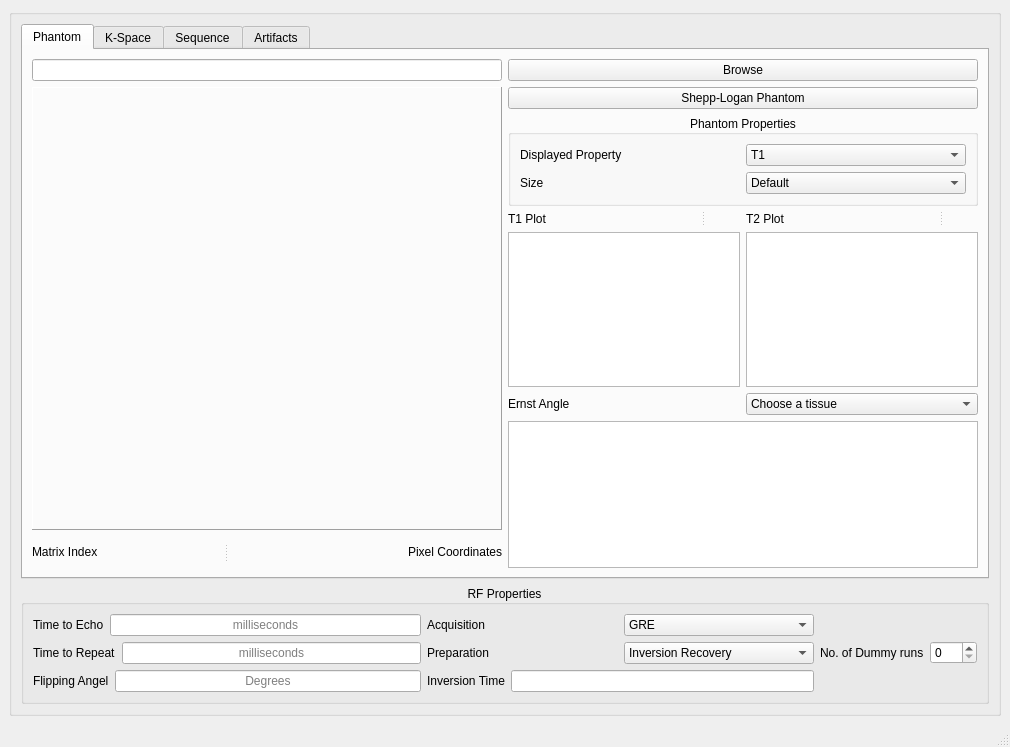
<?xml version="1.0" encoding="UTF-8"?>
<ui version="4.0">
 <class>MainWindow</class>
 <widget class="QMainWindow" name="MainWindow">
  <property name="geometry">
   <rect>
    <x>0</x>
    <y>0</y>
    <width>1010</width>
    <height>747</height>
   </rect>
  </property>
  <property name="sizePolicy">
   <sizepolicy hsizetype="Preferred" vsizetype="Preferred">
    <horstretch>0</horstretch>
    <verstretch>0</verstretch>
   </sizepolicy>
  </property>
  <property name="minimumSize">
   <size>
    <width>128</width>
    <height>128</height>
   </size>
  </property>
  <property name="windowTitle">
   <string>MainWindow</string>
  </property>
  <widget class="QWidget" name="centralwidget">
   <layout class="QGridLayout" name="gridLayout">
    <item row="0" column="0">
     <widget class="QGroupBox" name="groupBox_3">
      <property name="title">
       <string/>
      </property>
      <layout class="QGridLayout" name="gridLayout_6">
       <item row="1" column="0">
        <widget class="QGroupBox" name="groupBox_2">
         <property name="title">
          <string>RF Properties</string>
         </property>
         <property name="alignment">
          <set>Qt::AlignCenter</set>
         </property>
         <layout class="QGridLayout" name="gridLayout_2">
          <item row="0" column="0">
           <layout class="QVBoxLayout" name="verticalLayout_8">
            <item>
             <layout class="QHBoxLayout" name="horizontalLayout_4">
              <item>
               <widget class="QLabel" name="label_4">
                <property name="text">
                 <string>Time to Echo</string>
                </property>
               </widget>
              </item>
              <item>
               <widget class="QLineEdit" name="lineEdit_2">
                <property name="text">
                 <string/>
                </property>
                <property name="alignment">
                 <set>Qt::AlignCenter</set>
                </property>
                <property name="placeholderText">
                 <string>milliseconds</string>
                </property>
               </widget>
              </item>
             </layout>
            </item>
            <item>
             <layout class="QHBoxLayout" name="horizontalLayout_5">
              <item>
               <widget class="QLabel" name="label_5">
                <property name="text">
                 <string>Time to Repeat</string>
                </property>
               </widget>
              </item>
              <item>
               <widget class="QLineEdit" name="lineEdit_3">
                <property name="alignment">
                 <set>Qt::AlignCenter</set>
                </property>
                <property name="placeholderText">
                 <string>milliseconds</string>
                </property>
               </widget>
              </item>
             </layout>
            </item>
            <item>
             <layout class="QHBoxLayout" name="horizontalLayout_6">
              <item>
               <widget class="QLabel" name="label_6">
                <property name="text">
                 <string>Flipping Angel</string>
                </property>
               </widget>
              </item>
              <item>
               <widget class="QLineEdit" name="lineEdit_4">
                <property name="alignment">
                 <set>Qt::AlignCenter</set>
                </property>
                <property name="placeholderText">
                 <string>Degrees</string>
                </property>
               </widget>
              </item>
             </layout>
            </item>
           </layout>
          </item>
          <item row="0" column="1">
           <layout class="QVBoxLayout" name="verticalLayout">
            <item>
             <layout class="QHBoxLayout" name="horizontalLayout_3">
              <item>
               <widget class="QLabel" name="label_16">
                <property name="text">
                 <string>Acquisition</string>
                </property>
               </widget>
              </item>
              <item>
               <widget class="QComboBox" name="comboBox_2">
                <item>
                 <property name="text">
                  <string>GRE</string>
                 </property>
                </item>
                <item>
                 <property name="text">
                  <string>SSFP</string>
                 </property>
                </item>
                <item>
                 <property name="text">
                  <string>SE</string>
                 </property>
                </item>
               </widget>
              </item>
             </layout>
            </item>
            <item>
             <layout class="QHBoxLayout" name="horizontalLayout_2">
              <item>
               <widget class="QLabel" name="label_15">
                <property name="text">
                 <string>Preparation</string>
                </property>
               </widget>
              </item>
              <item>
               <widget class="QComboBox" name="comboBox_3">
                <item>
                 <property name="text">
                  <string>Inversion Recovery</string>
                 </property>
                </item>
                <item>
                 <property name="text">
                  <string>T2 Prep</string>
                 </property>
                </item>
                <item>
                 <property name="text">
                  <string>Tagging</string>
                 </property>
                </item>
               </widget>
              </item>
             </layout>
            </item>
            <item>
             <layout class="QHBoxLayout" name="horizontalLayout">
              <item>
               <widget class="QLabel" name="preparation_label">
                <property name="text">
                 <string>Inversion Time</string>
                </property>
               </widget>
              </item>
              <item>
               <widget class="QLineEdit" name="preparation_lineEdit">
                <property name="enabled">
                 <bool>true</bool>
                </property>
               </widget>
              </item>
             </layout>
            </item>
           </layout>
          </item>
          <item row="0" column="2">
           <layout class="QHBoxLayout" name="horizontalLayout_9">
            <item>
             <widget class="QLabel" name="label_22">
              <property name="text">
               <string>No. of Dummy runs</string>
              </property>
             </widget>
            </item>
            <item>
             <widget class="QDoubleSpinBox" name="doubleSpinBox">
              <property name="buttonSymbols">
               <enum>QAbstractSpinBox::UpDownArrows</enum>
              </property>
              <property name="decimals">
               <number>0</number>
              </property>
             </widget>
            </item>
           </layout>
          </item>
         </layout>
        </widget>
       </item>
       <item row="0" column="0">
        <widget class="QTabWidget" name="tabWidget">
         <property name="tabPosition">
          <enum>QTabWidget::North</enum>
         </property>
         <property name="tabShape">
          <enum>QTabWidget::Rounded</enum>
         </property>
         <property name="currentIndex">
          <number>0</number>
         </property>
         <property name="movable">
          <bool>true</bool>
         </property>
         <widget class="QWidget" name="tab">
          <attribute name="title">
           <string>Phantom</string>
          </attribute>
          <layout class="QGridLayout" name="gridLayout_3">
           <item row="0" column="1">
            <layout class="QVBoxLayout" name="verticalLayout_3">
             <item>
              <widget class="QPushButton" name="browse_button">
               <property name="text">
                <string>Browse</string>
               </property>
              </widget>
             </item>
             <item>
              <widget class="QPushButton" name="pushButton_2">
               <property name="text">
                <string>Shepp-Logan Phantom</string>
               </property>
              </widget>
             </item>
            </layout>
           </item>
           <item row="1" column="1">
            <widget class="QGroupBox" name="groupBox">
             <property name="title">
              <string>Phantom Properties</string>
             </property>
             <property name="alignment">
              <set>Qt::AlignCenter</set>
             </property>
             <layout class="QGridLayout" name="gridLayout_4">
              <item row="0" column="0">
               <widget class="QLabel" name="label_3">
                <property name="text">
                 <string>Displayed Property</string>
                </property>
               </widget>
              </item>
              <item row="0" column="1">
               <widget class="QComboBox" name="properties_comboBox">
                <item>
                 <property name="text">
                  <string>T1</string>
                 </property>
                </item>
                <item>
                 <property name="text">
                  <string>T2</string>
                 </property>
                </item>
                <item>
                 <property name="text">
                  <string>Proton Density</string>
                 </property>
                </item>
               </widget>
              </item>
              <item row="1" column="0">
               <widget class="QLabel" name="size_label">
                <property name="text">
                 <string>Size</string>
                </property>
               </widget>
              </item>
              <item row="1" column="1">
               <widget class="QComboBox" name="comboBox">
                <item>
                 <property name="text">
                  <string>Default</string>
                 </property>
                </item>
                <item>
                 <property name="text">
                  <string>32x32</string>
                 </property>
                </item>
                <item>
                 <property name="text">
                  <string>64x64</string>
                 </property>
                </item>
                <item>
                 <property name="text">
                  <string>128x128</string>
                 </property>
                </item>
                <item>
                 <property name="text">
                  <string>256x256</string>
                 </property>
                </item>
                <item>
                 <property name="text">
                  <string>512x512</string>
                 </property>
                </item>
               </widget>
              </item>
             </layout>
            </widget>
           </item>
           <item row="2" column="1">
            <layout class="QVBoxLayout" name="verticalLayout_14">
             <item>
              <layout class="QHBoxLayout" name="horizontalLayout_7">
               <item>
                <layout class="QVBoxLayout" name="verticalLayout_12">
                 <item>
                  <widget class="QSplitter" name="splitter_2">
                   <property name="orientation">
                    <enum>Qt::Horizontal</enum>
                   </property>
                   <widget class="QLabel" name="label_8">
                    <property name="text">
                     <string>T1 Plot</string>
                    </property>
                    <property name="alignment">
                     <set>Qt::AlignLeading|Qt::AlignLeft|Qt::AlignVCenter</set>
                    </property>
                   </widget>
                   <widget class="QLabel" name="label_9">
                    <property name="text">
                     <string/>
                    </property>
                    <property name="alignment">
                     <set>Qt::AlignRight|Qt::AlignTrailing|Qt::AlignVCenter</set>
                    </property>
                   </widget>
                  </widget>
                 </item>
                 <item>
                  <widget class="QGraphicsView" name="graphicsView">
                   <property name="sizeAdjustPolicy">
                    <enum>QAbstractScrollArea::AdjustToContentsOnFirstShow</enum>
                   </property>
                  </widget>
                 </item>
                </layout>
               </item>
               <item>
                <layout class="QVBoxLayout" name="verticalLayout_13">
                 <item>
                  <widget class="QSplitter" name="splitter_3">
                   <property name="orientation">
                    <enum>Qt::Horizontal</enum>
                   </property>
                   <widget class="QLabel" name="label_7">
                    <property name="text">
                     <string>T2 Plot</string>
                    </property>
                    <property name="alignment">
                     <set>Qt::AlignLeading|Qt::AlignLeft|Qt::AlignVCenter</set>
                    </property>
                   </widget>
                   <widget class="QLabel" name="label_10">
                    <property name="text">
                     <string/>
                    </property>
                    <property name="alignment">
                     <set>Qt::AlignRight|Qt::AlignTrailing|Qt::AlignVCenter</set>
                    </property>
                   </widget>
                  </widget>
                 </item>
                 <item>
                  <widget class="QGraphicsView" name="graphicsView_2">
                   <property name="sizeAdjustPolicy">
                    <enum>QAbstractScrollArea::AdjustToContentsOnFirstShow</enum>
                   </property>
                  </widget>
                 </item>
                </layout>
               </item>
              </layout>
             </item>
             <item>
              <layout class="QVBoxLayout" name="verticalLayout_2">
               <item>
                <layout class="QHBoxLayout" name="horizontalLayout_8">
                 <item>
                  <widget class="QLabel" name="label_21">
                   <property name="text">
                    <string>Ernst Angle</string>
                   </property>
                   <property name="alignment">
                    <set>Qt::AlignLeading|Qt::AlignLeft|Qt::AlignVCenter</set>
                   </property>
                  </widget>
                 </item>
                 <item>
                  <widget class="QComboBox" name="ernst_comboBox">
                   <item>
                    <property name="text">
                     <string>Choose a tissue</string>
                    </property>
                   </item>
                   <item>
                    <property name="text">
                     <string>Fat</string>
                    </property>
                   </item>
                   <item>
                    <property name="text">
                     <string>White Matter</string>
                    </property>
                   </item>
                   <item>
                    <property name="text">
                     <string>Gray Matter</string>
                    </property>
                   </item>
                   <item>
                    <property name="text">
                     <string>Blood</string>
                    </property>
                   </item>
                  </widget>
                 </item>
                </layout>
               </item>
               <item>
                <widget class="QGraphicsView" name="ernst_graphicView">
                 <property name="sizeAdjustPolicy">
                  <enum>QAbstractScrollArea::AdjustToContentsOnFirstShow</enum>
                 </property>
                </widget>
               </item>
              </layout>
             </item>
            </layout>
           </item>
           <item row="0" column="0" rowspan="3">
            <layout class="QVBoxLayout" name="verticalLayout_4">
             <item>
              <widget class="QLineEdit" name="lineEdit"/>
             </item>
             <item>
              <widget class="QLabel" name="show_phantom_label">
               <property name="minimumSize">
                <size>
                 <width>0</width>
                 <height>0</height>
                </size>
               </property>
               <property name="frameShape">
                <enum>QFrame::Panel</enum>
               </property>
               <property name="frameShadow">
                <enum>QFrame::Raised</enum>
               </property>
               <property name="text">
                <string/>
               </property>
               <property name="scaledContents">
                <bool>true</bool>
               </property>
               <property name="alignment">
                <set>Qt::AlignCenter</set>
               </property>
              </widget>
             </item>
             <item>
              <widget class="QSplitter" name="splitter">
               <property name="orientation">
                <enum>Qt::Horizontal</enum>
               </property>
               <widget class="QLabel" name="label">
                <property name="maximumSize">
                 <size>
                  <width>16777215</width>
                  <height>32</height>
                 </size>
                </property>
                <property name="text">
                 <string>Matrix Index</string>
                </property>
                <property name="alignment">
                 <set>Qt::AlignLeading|Qt::AlignLeft|Qt::AlignVCenter</set>
                </property>
               </widget>
               <widget class="QLabel" name="label_2">
                <property name="maximumSize">
                 <size>
                  <width>16777215</width>
                  <height>32</height>
                 </size>
                </property>
                <property name="text">
                 <string>Pixel Coordinates</string>
                </property>
                <property name="alignment">
                 <set>Qt::AlignRight|Qt::AlignTrailing|Qt::AlignVCenter</set>
                </property>
               </widget>
              </widget>
             </item>
            </layout>
           </item>
          </layout>
         </widget>
         <widget class="QWidget" name="tab_2">
          <attribute name="title">
           <string>K-Space</string>
          </attribute>
          <layout class="QGridLayout" name="gridLayout_5">
           <item row="1" column="0">
            <widget class="QComboBox" name="port_comboBox">
             <item>
              <property name="text">
               <string>Port1</string>
              </property>
             </item>
             <item>
              <property name="text">
               <string>Port2</string>
              </property>
             </item>
            </widget>
           </item>
           <item row="1" column="1">
            <spacer name="horizontalSpacer_2">
             <property name="orientation">
              <enum>Qt::Horizontal</enum>
             </property>
             <property name="sizeHint" stdset="0">
              <size>
               <width>40</width>
               <height>20</height>
              </size>
             </property>
            </spacer>
           </item>
           <item row="1" column="2">
            <widget class="QPushButton" name="generate_button">
             <property name="text">
              <string>Generate K-space</string>
             </property>
            </widget>
           </item>
           <item row="1" column="3">
            <widget class="QPushButton" name="convert_button">
             <property name="text">
              <string>Convert</string>
             </property>
            </widget>
           </item>
           <item row="0" column="0" colspan="4">
            <layout class="QHBoxLayout" name="horizontalLayout_10">
             <item>
              <layout class="QVBoxLayout" name="verticalLayout_7">
               <item>
                <widget class="QLabel" name="label_14">
                 <property name="minimumSize">
                  <size>
                   <width>0</width>
                   <height>25</height>
                  </size>
                 </property>
                 <property name="maximumSize">
                  <size>
                   <width>16777215</width>
                   <height>25</height>
                  </size>
                 </property>
                 <property name="frameShape">
                  <enum>QFrame::Panel</enum>
                 </property>
                 <property name="frameShadow">
                  <enum>QFrame::Raised</enum>
                 </property>
                 <property name="text">
                  <string>Phantom</string>
                 </property>
                 <property name="alignment">
                  <set>Qt::AlignCenter</set>
                 </property>
                </widget>
               </item>
               <item>
                <widget class="QLabel" name="label_11">
                 <property name="minimumSize">
                  <size>
                   <width>0</width>
                   <height>0</height>
                  </size>
                 </property>
                 <property name="maximumSize">
                  <size>
                   <width>16777215</width>
                   <height>16777215</height>
                  </size>
                 </property>
                 <property name="frameShape">
                  <enum>QFrame::Panel</enum>
                 </property>
                 <property name="frameShadow">
                  <enum>QFrame::Raised</enum>
                 </property>
                 <property name="text">
                  <string/>
                 </property>
                 <property name="scaledContents">
                  <bool>true</bool>
                 </property>
                </widget>
               </item>
              </layout>
             </item>
             <item>
              <layout class="QVBoxLayout" name="verticalLayout_6">
               <item>
                <widget class="QLabel" name="label_13">
                 <property name="minimumSize">
                  <size>
                   <width>0</width>
                   <height>25</height>
                  </size>
                 </property>
                 <property name="maximumSize">
                  <size>
                   <width>16777215</width>
                   <height>25</height>
                  </size>
                 </property>
                 <property name="frameShape">
                  <enum>QFrame::Panel</enum>
                 </property>
                 <property name="frameShadow">
                  <enum>QFrame::Raised</enum>
                 </property>
                 <property name="text">
                  <string>K-Space representation</string>
                 </property>
                 <property name="alignment">
                  <set>Qt::AlignCenter</set>
                 </property>
                </widget>
               </item>
               <item>
                <widget class="QLabel" name="kspace_label">
                 <property name="frameShape">
                  <enum>QFrame::Panel</enum>
                 </property>
                 <property name="frameShadow">
                  <enum>QFrame::Raised</enum>
                 </property>
                 <property name="text">
                  <string/>
                 </property>
                 <property name="scaledContents">
                  <bool>true</bool>
                 </property>
                </widget>
               </item>
               <item>
                <widget class="QLabel" name="kspace_label2">
                 <property name="frameShape">
                  <enum>QFrame::Panel</enum>
                 </property>
                 <property name="frameShadow">
                  <enum>QFrame::Raised</enum>
                 </property>
                 <property name="text">
                  <string/>
                 </property>
                 <property name="scaledContents">
                  <bool>true</bool>
                 </property>
                </widget>
               </item>
              </layout>
             </item>
             <item>
              <layout class="QVBoxLayout" name="verticalLayout_5">
               <item>
                <widget class="QLabel" name="label_12">
                 <property name="minimumSize">
                  <size>
                   <width>0</width>
                   <height>25</height>
                  </size>
                 </property>
                 <property name="maximumSize">
                  <size>
                   <width>16777215</width>
                   <height>25</height>
                  </size>
                 </property>
                 <property name="frameShape">
                  <enum>QFrame::Panel</enum>
                 </property>
                 <property name="frameShadow">
                  <enum>QFrame::Raised</enum>
                 </property>
                 <property name="text">
                  <string>Reconstruction</string>
                 </property>
                 <property name="alignment">
                  <set>Qt::AlignCenter</set>
                 </property>
                </widget>
               </item>
               <item>
                <widget class="QLabel" name="inverseFourier_label">
                 <property name="frameShape">
                  <enum>QFrame::Panel</enum>
                 </property>
                 <property name="frameShadow">
                  <enum>QFrame::Raised</enum>
                 </property>
                 <property name="text">
                  <string/>
                 </property>
                 <property name="scaledContents">
                  <bool>true</bool>
                 </property>
                </widget>
               </item>
               <item>
                <widget class="QLabel" name="inverseFourier_label2">
                 <property name="frameShape">
                  <enum>QFrame::Panel</enum>
                 </property>
                 <property name="frameShadow">
                  <enum>QFrame::Raised</enum>
                 </property>
                 <property name="text">
                  <string/>
                 </property>
                 <property name="scaledContents">
                  <bool>true</bool>
                 </property>
                </widget>
               </item>
              </layout>
             </item>
            </layout>
           </item>
          </layout>
         </widget>
         <widget class="QWidget" name="tab_3">
          <property name="accessibleName">
           <string/>
          </property>
          <attribute name="title">
           <string>Sequence</string>
          </attribute>
          <layout class="QGridLayout" name="gridLayout_7">
           <item row="0" column="0">
            <widget class="QGraphicsView" name="graphicsView_3">
             <property name="sizeAdjustPolicy">
              <enum>QAbstractScrollArea::AdjustToContentsOnFirstShow</enum>
             </property>
            </widget>
           </item>
          </layout>
         </widget>
         <widget class="QWidget" name="tab_4">
          <attribute name="title">
           <string>Artifacts</string>
          </attribute>
          <layout class="QGridLayout" name="gridLayout_8">
           <item row="0" column="0" colspan="2">
            <layout class="QHBoxLayout" name="horizontalLayout_11">
             <item>
              <layout class="QVBoxLayout" name="verticalLayout_9">
               <item>
                <widget class="QLabel" name="label_25">
                 <property name="frameShape">
                  <enum>QFrame::Panel</enum>
                 </property>
                 <property name="frameShadow">
                  <enum>QFrame::Raised</enum>
                 </property>
                 <property name="lineWidth">
                  <number>1</number>
                 </property>
                 <property name="text">
                  <string/>
                 </property>
                 <property name="scaledContents">
                  <bool>true</bool>
                 </property>
                 <property name="alignment">
                  <set>Qt::AlignCenter</set>
                 </property>
                </widget>
               </item>
               <item>
                <widget class="QLabel" name="label_20">
                 <property name="minimumSize">
                  <size>
                   <width>0</width>
                   <height>25</height>
                  </size>
                 </property>
                 <property name="maximumSize">
                  <size>
                   <width>16777215</width>
                   <height>25</height>
                  </size>
                 </property>
                 <property name="frameShape">
                  <enum>QFrame::Panel</enum>
                 </property>
                 <property name="frameShadow">
                  <enum>QFrame::Raised</enum>
                 </property>
                 <property name="text">
                  <string>Phantom</string>
                 </property>
                 <property name="alignment">
                  <set>Qt::AlignCenter</set>
                 </property>
                </widget>
               </item>
              </layout>
             </item>
             <item>
              <layout class="QVBoxLayout" name="verticalLayout_10">
               <item>
                <widget class="QLabel" name="label_18">
                 <property name="frameShape">
                  <enum>QFrame::Panel</enum>
                 </property>
                 <property name="frameShadow">
                  <enum>QFrame::Raised</enum>
                 </property>
                 <property name="text">
                  <string/>
                 </property>
                 <property name="scaledContents">
                  <bool>true</bool>
                 </property>
                 <property name="alignment">
                  <set>Qt::AlignCenter</set>
                 </property>
                </widget>
               </item>
               <item>
                <widget class="QLabel" name="label_24">
                 <property name="minimumSize">
                  <size>
                   <width>0</width>
                   <height>25</height>
                  </size>
                 </property>
                 <property name="maximumSize">
                  <size>
                   <width>16777215</width>
                   <height>25</height>
                  </size>
                 </property>
                 <property name="frameShape">
                  <enum>QFrame::Panel</enum>
                 </property>
                 <property name="frameShadow">
                  <enum>QFrame::Raised</enum>
                 </property>
                 <property name="text">
                  <string>K-Space</string>
                 </property>
                 <property name="alignment">
                  <set>Qt::AlignCenter</set>
                 </property>
                </widget>
               </item>
              </layout>
             </item>
             <item>
              <layout class="QVBoxLayout" name="verticalLayout_11">
               <item>
                <widget class="QLabel" name="label_19">
                 <property name="frameShape">
                  <enum>QFrame::Panel</enum>
                 </property>
                 <property name="frameShadow">
                  <enum>QFrame::Raised</enum>
                 </property>
                 <property name="text">
                  <string/>
                 </property>
                 <property name="scaledContents">
                  <bool>true</bool>
                 </property>
                 <property name="alignment">
                  <set>Qt::AlignCenter</set>
                 </property>
                </widget>
               </item>
               <item>
                <widget class="QLabel" name="label_23">
                 <property name="minimumSize">
                  <size>
                   <width>0</width>
                   <height>25</height>
                  </size>
                 </property>
                 <property name="maximumSize">
                  <size>
                   <width>16777215</width>
                   <height>25</height>
                  </size>
                 </property>
                 <property name="frameShape">
                  <enum>QFrame::Panel</enum>
                 </property>
                 <property name="frameShadow">
                  <enum>QFrame::Raised</enum>
                 </property>
                 <property name="text">
                  <string>Re-constructed Image</string>
                 </property>
                 <property name="alignment">
                  <set>Qt::AlignCenter</set>
                 </property>
                </widget>
               </item>
              </layout>
             </item>
            </layout>
           </item>
           <item row="1" column="0">
            <widget class="QComboBox" name="comboBox_4">
             <item>
              <property name="text">
               <string>No Artifacts</string>
              </property>
             </item>
             <item>
              <property name="text">
               <string>Artifact #1</string>
              </property>
             </item>
             <item>
              <property name="text">
               <string>Artifact #2</string>
              </property>
             </item>
            </widget>
           </item>
           <item row="1" column="1">
            <spacer name="horizontalSpacer">
             <property name="orientation">
              <enum>Qt::Horizontal</enum>
             </property>
             <property name="sizeHint" stdset="0">
              <size>
               <width>832</width>
               <height>20</height>
              </size>
             </property>
            </spacer>
           </item>
          </layout>
         </widget>
        </widget>
       </item>
      </layout>
     </widget>
    </item>
   </layout>
  </widget>
  <widget class="QMenuBar" name="menubar">
   <property name="geometry">
    <rect>
     <x>0</x>
     <y>0</y>
     <width>1010</width>
     <height>22</height>
    </rect>
   </property>
  </widget>
  <widget class="QStatusBar" name="statusbar"/>
 </widget>
 <resources/>
 <connections/>
</ui>
